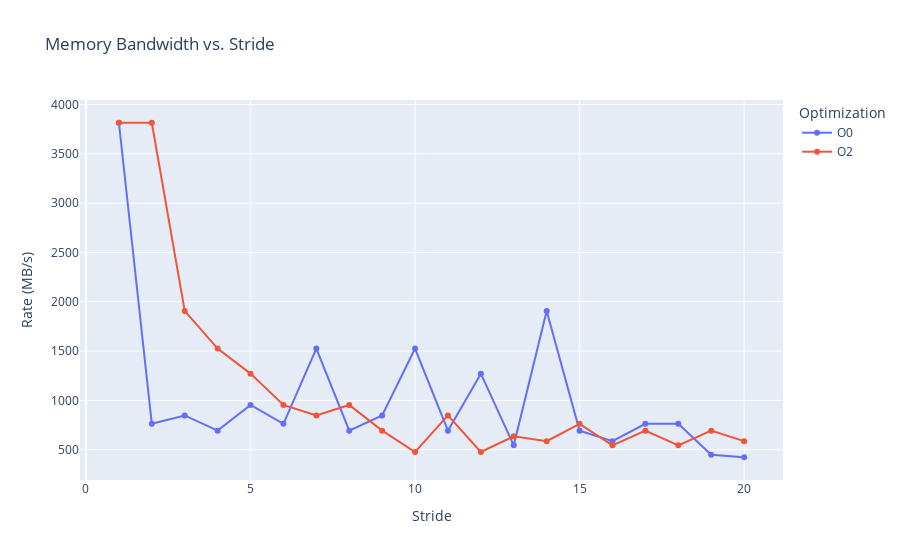

The code cell stored with this chart in its notebook:
### Code cell
fig_rate = px.line(df_combined, x='stride', y='rate(MB/s)', color='Optimization',
                     title='Memory Bandwidth vs. Stride',
                     labels={'rate(MB/s)': 'Rate (MB/s)', 'stride': 'Stride'},
                     markers=True)
fig_rate.show()

### Figure 1 — Plotly figure (JSON) as saved in the notebook; plotly's stock layout.template omitted (floating-point values rounded to 4 significant figures)
{"data": [{"hovertemplate": "Optimization=O0<br>Stride=%{x}<br>Rate (MB/s)=%{y}<extra></extra>", "legendgroup": "O0", "line": {"color": "#636efa", "dash": "solid"}, "marker": {"symbol": "circle"}, "mode": "lines+markers", "name": "O0", "orientation": "v", "showlegend": true, "type": "scatter", "x": [1, 2, 3, 4, 5, 6, 7, 8, 9, 10, 11, 12, 13, 14, 15, 16, 17, 18, 19, 20], "xaxis": "x", "y": [3815.0, 762.9, 847.7, 693.6, 953.7, 762.9, 1526.0, 693.6, 847.7, 1526.0, 693.6, 1272.0, 545.0, 1907.0, 693.6, 586.9, 762.9, 762.9, 448.8, 423.9], "yaxis": "y"}, {"hovertemplate": "Optimization=O2<br>Stride=%{x}<br>Rate (MB/s)=%{y}<extra></extra>", "legendgroup": "O2", "line": {"color": "#EF553B", "dash": "solid"}, "marker": {"symbol": "circle"}, "mode": "lines+markers", "name": "O2", "orientation": "v", "showlegend": true, "type": "scatter", "x": [1, 2, 3, 4, 5, 6, 7, 8, 9, 10, 11, 12, 13, 14, 15, 16, 17, 18, 19, 20], "xaxis": "x", "y": [3815.0, 3815.0, 1907.0, 1526.0, 1272.0, 953.7, 847.7, 953.7, 693.6, 476.8, 847.7, 476.8, 635.8, 586.9, 762.9, 545.0, 693.6, 545.0, 693.6, 586.9], "yaxis": "y"}], "layout": {"legend": {"title": {"text": "Optimization"}, "tracegroupgap": 0}, "title": {"text": "Memory Bandwidth vs. Stride"}, "xaxis": {"anchor": "y", "domain": [0, 1], "title": {"text": "Stride"}}, "yaxis": {"anchor": "x", "domain": [0, 1], "title": {"text": "Rate (MB/s)"}}}}
